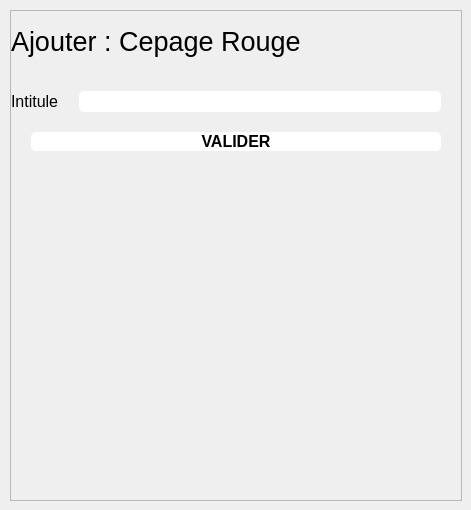
            <widget class="QWidget" name="cepages_rouges_page">
             <widget class="QFrame" name="frame_6">
              <property name="geometry">
               <rect>
                <x>10</x>
                <y>10</y>
                <width>452</width>
                <height>491</height>
               </rect>
              </property>
              <property name="sizePolicy">
               <sizepolicy hsizetype="Preferred" vsizetype="Preferred">
                <horstretch>0</horstretch>
                <verstretch>0</verstretch>
               </sizepolicy>
              </property>
              <property name="frameShape">
               <enum>QFrame::StyledPanel</enum>
              </property>
              <property name="frameShadow">
               <enum>QFrame::Raised</enum>
              </property>
              <layout class="QFormLayout" name="formLayout_4">
               <property name="horizontalSpacing">
                <number>0</number>
               </property>
               <property name="verticalSpacing">
                <number>20</number>
               </property>
               <property name="leftMargin">
                <number>0</number>
               </property>
               <property name="topMargin">
                <number>0</number>
               </property>
               <property name="rightMargin">
                <number>0</number>
               </property>
               <property name="bottomMargin">
                <number>0</number>
               </property>
               <item row="0" column="0" colspan="2">
                <widget class="QLabel" name="label_21">
                 <property name="minimumSize">
                  <size>
                   <width>0</width>
                   <height>60</height>
                  </size>
                 </property>
                 <property name="maximumSize">
                  <size>
                   <width>16777215</width>
                   <height>60</height>
                  </size>
                 </property>
                 <property name="font">
                  <font>
                   <pointsize>20</pointsize>
                  </font>
                 </property>
                 <property name="text">
                  <string>Ajouter : Cepage Rouge</string>
                 </property>
                </widget>
               </item>
               <item row="1" column="0">
                <widget class="QLabel" name="label_17">
                 <property name="font">
                  <font>
                   <pointsize>12</pointsize>
                  </font>
                 </property>
                 <property name="text">
                  <string>Intitule</string>
                 </property>
                </widget>
               </item>
               <item row="1" column="1">
                <widget class="QLineEdit" name="lineEdit_11">
                 <property name="font">
                  <font>
                   <pointsize>12</pointsize>
                  </font>
                 </property>
                 <property name="styleSheet">
                  <string notr="true">background-color:#FFF;
color:black;
margin-left:20px;
margin-right:20px;
border-radius: 5px;</string>
                 </property>
                 <property name="alignment">
                  <set>Qt::AlignCenter</set>
                 </property>
                </widget>
               </item>
               <item row="2" column="0" colspan="2">
                <widget class="QPushButton" name="pushButton_9">
                 <property name="font">
                  <font>
                   <pointsize>12</pointsize>
                   <weight>75</weight>
                   <bold>true</bold>
                  </font>
                 </property>
                 <property name="styleSheet">
                  <string notr="true">background-color:#FFF;
color:black;
margin-left:20px;
margin-right:20px;
border-radius: 5px;</string>
                 </property>
                 <property name="text">
                  <string>VALIDER</string>
                 </property>
                </widget>
               </item>
              </layout>
             </widget>
            </widget>
